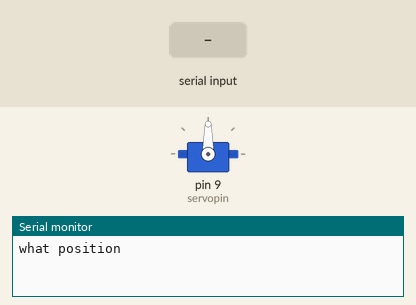
Recording of a sketch running on a simulated Arduino Uno, built with avr-gcc and run on an emulated ATmega328P. Shown: servo, the last lines printed to the serial monitor. Inputs (shaded band) come from the test bench.

Above: at 1.2 s.
1.3 s: "30,150\n" received over Serial
At 3.5 s:
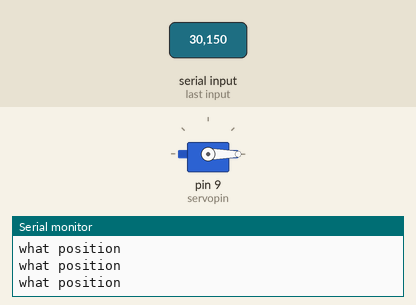
3.8 s: "90,45\n" received over Serial
At 4.6 s:
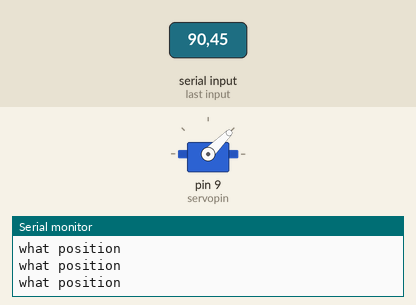
6.3 s: "200\n" received over Serial
At 7.1 s:
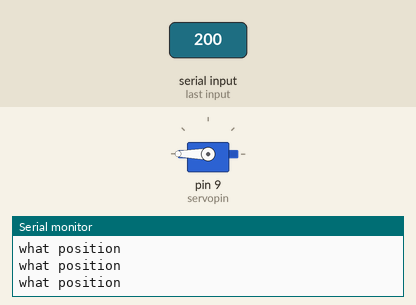
Timing chart, 0 to 9.3 s (numbered marks = the images above; inputs shaded):
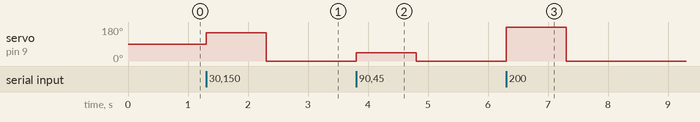

The sketch:

Servomoter.ino
```cpp
#include <Servo.h>
int pos = 0;
int servopin = 9;
int servodelay =25;

Servo mypointer;

void setup() {
   Serial.begin(9600);
   mypointer.attach(servopin);

}

void loop() {
  Serial.println("what position");
  while(Serial.available() == 0){}
  pos = Serial.parseInt();
  mypointer.write(pos);

}
```

Measured:
- after the input at 1.3 s, servo on pin 9 (servopin): 90° → 150° at once, → 0° 1.0 s later
- after the input at 3.8 s, servo on pin 9 (servopin): 0° → 45° at once, → 0° 1.0 s later
- after the input at 6.3 s, servo on pin 9 (servopin): 0° → 180° at once, → 0° 1.0 s later
